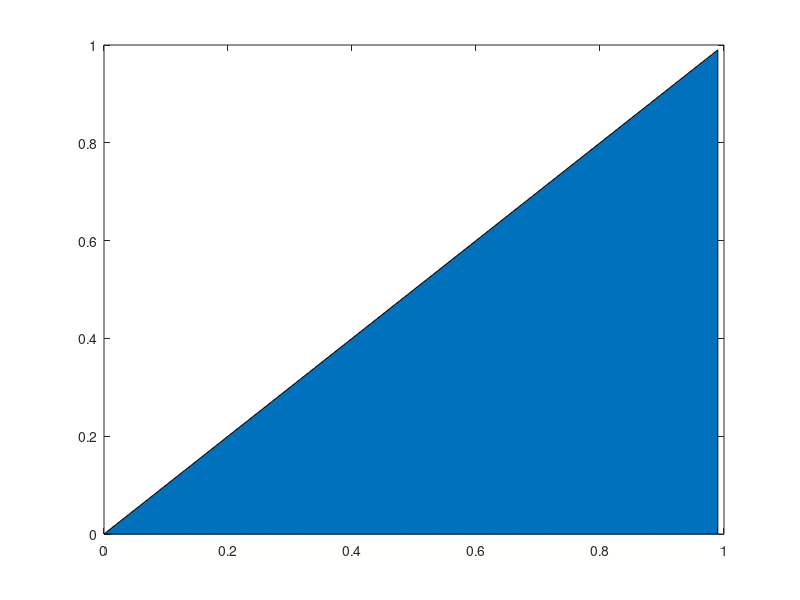

This figure's MATLAB source: (Note: this script raises an error after producing the figure.)
f1 = @(x)(x) ;
f2 = @(x)(1-x) ;
X = 0:0.01:0.99;
Y1 = arrayfun(f1,X) ;
Y2 = arrayfun(f2,X) ;
Y = [Y1; Y2] ;
h = area(X,Y1) ;
h(1).FaceColor = [0 0 1] ;
hold on ;
h = area(X,Y2) ;
h(1).FaceColor = [0 1 0] ;
hold on ;

Y3 = [Y1(1,1:size(X,2)/2+1),zeros(1,size(X,2)/2-1)] ;
h = area(X,Y3) ;
h(1).FaceColor = [1 1 0] ;
hold on ;
Y3 = [zeros(1,size(X,2)/2),Y2(1,size(X,2)/2+1:end)] ;
h = area(X,Y3) ;
h(1).FaceColor = [1 0 0] ;
hold on ;
